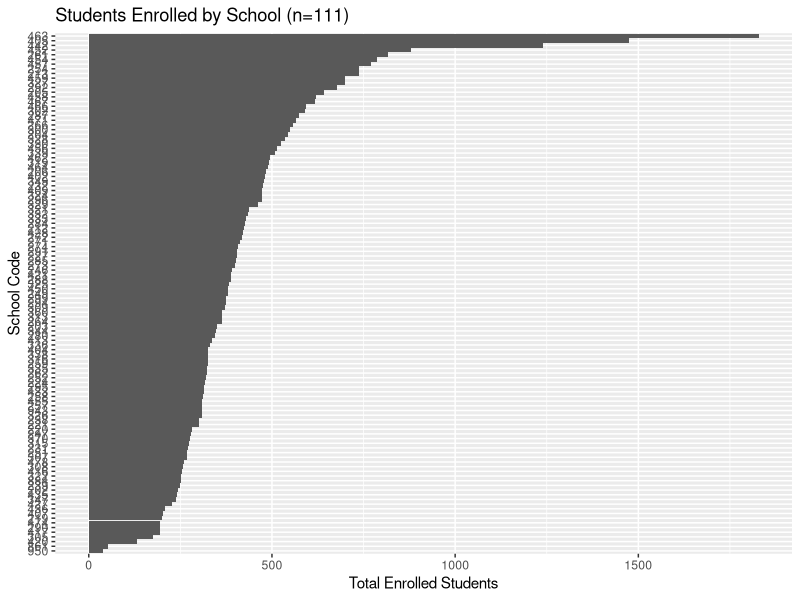
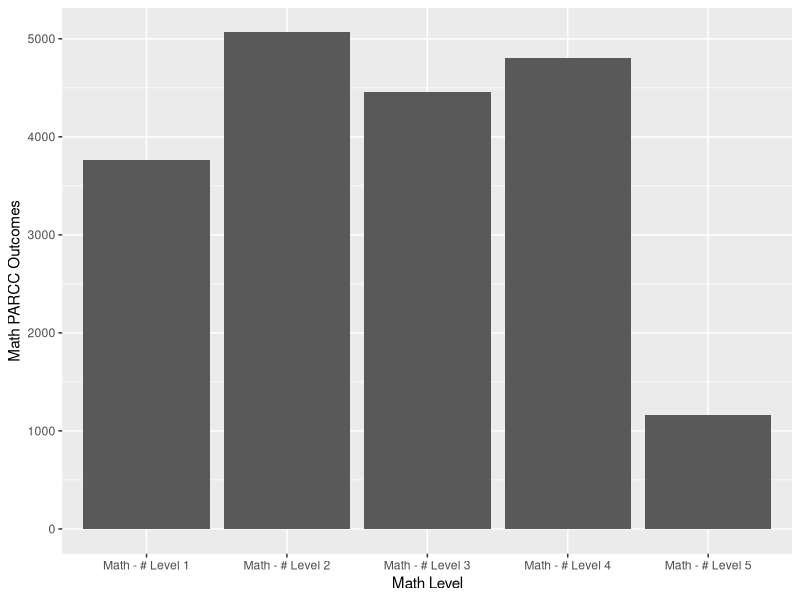
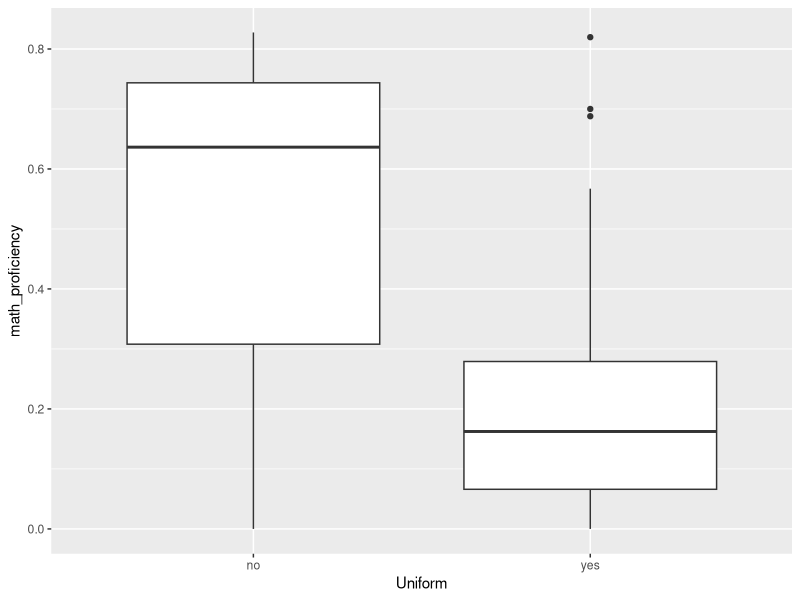

Source code (R) for these figures, in order: (Note: this script raises an error after producing the figures.)
## ---- chunk 1
knitr::opts_chunk$set(
  echo = TRUE,
  message = FALSE,
  warning = FALSE
)

library(tidyverse)
library(scales)
library(modelr)
library(corrplot)

scores_all_grades <- read_csv("../data/DC/dcps_parcc_scores_all_grades_17_18.csv", na = c("n < 10")) %>% 
  filter(Grade != "ALL") %>% 
  filter(`School Code` != "DCPS") %>%
  mutate(`School Code` = as.numeric(`School Code`))

scores <- read_csv("../data/DC/dcps_parcc_scores_all_grades_17_18.csv", na = c("n < 10")) %>% 
  filter(Grade == "ALL") %>% #Show all grades
  select(-Grade) %>%
  filter(`School Code` != "DCPS") %>%
  mutate(`School Code` = as.numeric(`School Code`))

schools <- read_csv("../data/DC/dcps_school_scorecard_17_18_trimmed.csv") 

enrollment <- read_csv("../data/DC/enrollment-data-17-18.csv") %>% select(-Name)

budget <- read_csv("../data/DC/dcpsbudget.ourdcschools.org-budget-data.csv") %>% 
  filter(YEAR == 2018) %>% 
  select(-WARD, -SCHOOLNAME, -LAT,-LON,-YEAR ) %>%
  mutate(student_spending=AMT_ENROLLMENT/TOTALENROLLMENT)

dc <- scores %>% left_join(schools, by=c("School Code" = "Dir_School_Code")) %>%
  left_join(enrollment, by=c("School Code" = "Code")) %>%
  mutate(ela_tests = `# of English Language Arts (ELA) Test Takers`,
         ela_proficient = `ELA # Proficient`,
         math_tests = `# Math Test Takers`,
         math_proficient = `Math - # Proficient`,
         math_proficiency = math_proficient/math_tests,
         ela_proficiency = ela_proficient/ela_tests,
         Uniform = as.factor(Uniform)) %>%
  mutate(Safe_Truancy_Current_Year = as.numeric(sub("%", Safe_Truancy_Current_Year, replacement="")) / 100) %>%
  mutate(Perf_Teachers_Prior_Year = as.numeric(sub("%", Perf_Teachers_Prior_Year, replacement="")) / 100) %>%
  mutate(Perf_Teachers_Current_Year = as.numeric(sub("%", Perf_Teachers_Current_Year, replacement="")) / 100) %>%
  mutate(math_proficiency = math_proficient / math_tests) %>%
  mutate(Demo_Asian = as.numeric(sub("%", Demo_Asian, replacement="")) / 100) %>% 
  mutate(Demo_Black = as.numeric(sub("%", Demo_Black, replacement="")) / 100) %>% 
  mutate(Demo_Hispanic = as.numeric(sub("%", Demo_Hispanic, replacement="")) / 100) %>% 
  mutate(`Demo_N.Amer` = as.numeric(sub("%", `Demo_N.Amer`, replacement="")) / 100) %>% 
  mutate(Demo_White = as.numeric(sub("%", Demo_White, replacement="")) / 100) %>% 
  mutate(Demo_Multi = as.numeric(sub("%", Demo_Multi, replacement="")) / 100) %>% 
  mutate(Demo_NHawPI = as.numeric(sub("%", Demo_NHawPI, replacement="")) / 100) %>%
  mutate(Demo_Asian_Total = Demo_Asian * Enroll_Total) %>% 
  mutate(Demo_Black_Total = Demo_Black * Enroll_Total) %>% 
  mutate(Demo_Hispanic_Total = Demo_Hispanic * Enroll_Total) %>% 
  mutate(Demo_NAmer_Total = `Demo_N.Amer` * Enroll_Total) %>% 
  mutate(Demo_White_Total = Demo_White * Enroll_Total) %>% 
  mutate(Demo_Multi_Total = Demo_Multi * Enroll_Total) %>% 
  mutate(Demo_NHawPI_Total = Demo_NHawPI * Enroll_Total) %>%
  left_join(budget, by=c("School Code" = "SCHOOLCODE")) %>%
  rename(suspensions=Safe_Suspension_Current_Year) %>%
  mutate(suspensions = as.numeric(sub("%", suspensions, replacement="")) / 100) %>%
  mutate(high_suspensions = suspensions > .045) %>%
  mutate(student_spending_scale = student_spending - 4923) %>%
  mutate(math_percent_5 = `Math - # Level 5`/`# Math Test Takers`) %>%
  mutate(math_percent_1 = `Math - # Level 1`/`# Math Test Takers`) %>%
  mutate(math_percent_1_2 = (`Math - # Level 1`+`Math - # Level 2`)/`# Math Test Takers`) %>%
  mutate(Any_Care = After_care == "yes" | Before_care == "yes")
  
## ---- chunk 2

ggplot(dc) + geom_col(width=1,aes(x=reorder(as.factor(`School Code`),`Total Enrolled`), y=`Total Enrolled`)) + coord_flip() + xlab("School Code") + ylab("Total Enrolled Students") + labs(title="Students Enrolled by School (n=111)")

## ---- chunk 3
summary(dc$`Total Enrolled`)
## ---- chunk 4
dc_math <- dc %>% gather(key=`Math Level`, value=`Math PARCC Outcomes`, `Math - # Level 1`, `Math - # Level 2`, `Math - # Level 3`, `Math - # Level 4`, `Math - # Level 4`, `Math - # Level 5`) %>% select(`Math Level`, `Math PARCC Outcomes`)

ggplot(dc_math) + geom_col(aes(x=`Math Level`, y=`Math PARCC Outcomes`))
## ---- chunk 5
dc %>% group_by(Dir_Ward) %>% summarise(`ELA Test Takers`=sum(`# of English Language Arts (ELA) Test Takers`, na.rm=T), 
                                             `ELA Proficient`=sum(`ELA # Proficient`, na.rm=T)) %>%
  mutate(`% ELA Proficient` = percent(`ELA Proficient` / `ELA Test Takers`)) %>%
  arrange(`% ELA Proficient`)
## ---- chunk 6
dc %>% group_by(Dir_Ward) %>% summarise(`Math Test Takers`=sum(`# Math Test Takers`, na.rm=T), 
                                             `Math Proficient`=sum(`Math - # Proficient`, na.rm=T)) %>%
  mutate(`% Math Proficient` = percent(`Math Proficient` / `Math Test Takers`)) %>%
  arrange(`% Math Proficient`)
## ---- chunk 7
dc %>% count(Uniform)
## ---- chunk 8
  ggplot(dc) + geom_boxplot(aes(x = Uniform, y=math_proficiency))
## ---- chunk 9
dc_demo <- dc %>% select(select_vars(names(dc), ends_with("_Total")), math_proficiency, Enroll_Total) 
dc_demo <- dc_demo %>% gather(key="Demo", value="Students", select_vars(names(dc_demo), starts_with("Demo")))

ggplot(dc_demo) + geom_col(aes(x=reorder(Demo, Students), y=Students)) + coord_flip()
## ---- chunk 10

fit <- lm(data=dc, math_proficiency ~ (Demo_Black))
summary(fit)

grid <- dc %>% data_grid(Demo_Black) %>% add_predictions(fit)

ggplot(dc, aes(Demo_Black, math_proficiency)) + 
  geom_point() + 
  geom_line(data = grid, aes(y = pred))

dc <- dc %>% add_residuals(fit)
ggplot(dc) + geom_point(aes(x=Demo_Black,y=resid)) 
# Is there a way to add a line based on intercept, coef alone?

#When I add Hispanic, the prediction for Demo_White/Asian turns negative??
#Compare below to fit <- lm(data=dc, math_proficiency ~ Demo_Black + Demo_Asian + Demo_White)
fit <- lm(data=dc, math_proficiency ~ Demo_Black + Demo_Asian + Demo_White + Demo_Hispanic)
summary(fit)

## ---- chunk 11

dc_facil <- dc %>% select(select_vars(names(dc), starts_with("Facil")), math_proficiency, ela_proficiency) %>% gather(key="Facility", value="Has_Facility", select_vars(names(dc), starts_with("Facil")))

ggplot(dc_facil %>% filter(Has_Facility == "yes")) + geom_boxplot(aes(x=Facility, y=math_proficiency))

## ---- chunk 12
dc_care <- dc %>% select(After_care, Before_care, math_proficiency, ela_proficiency) %>%
  gather(key="Care_Type", value="Care_Value", After_care, Before_care) %>% unite(Care_Type, Care_Value, col="Care", sep=" ")

dc_care <- dc %>% select(After_care, Before_care, math_proficiency, ela_proficiency) %>% mutate(Any_Care = After_care == "yes" | Before_care == "yes")

ggplot(dc_care) + geom_boxplot(aes(x=Any_Care, y=math_proficiency))
                         
## ---- chunk 13

corrplot(dc %>% select(select_vars(names(dc), starts_with("AMT")), math_proficiency) %>% cor(use="pairwise.complete.obs"), is.corr=T,method = "circle")


